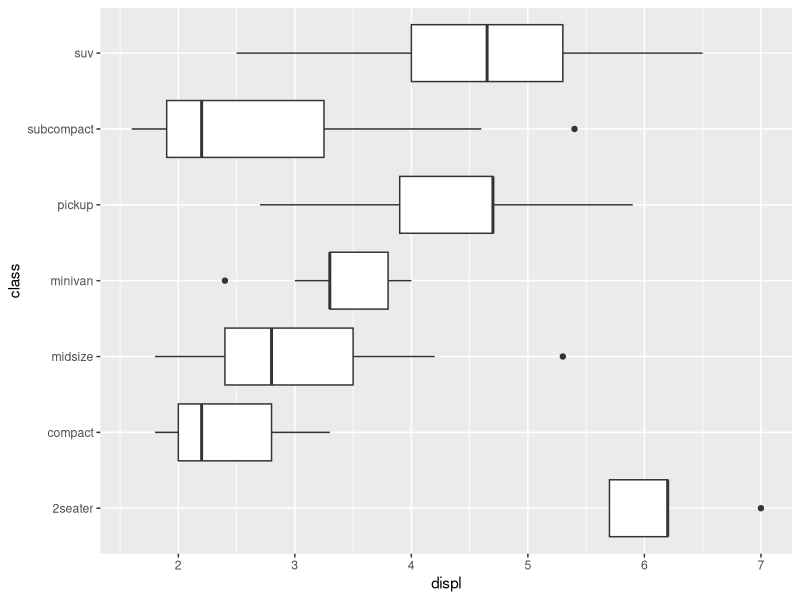
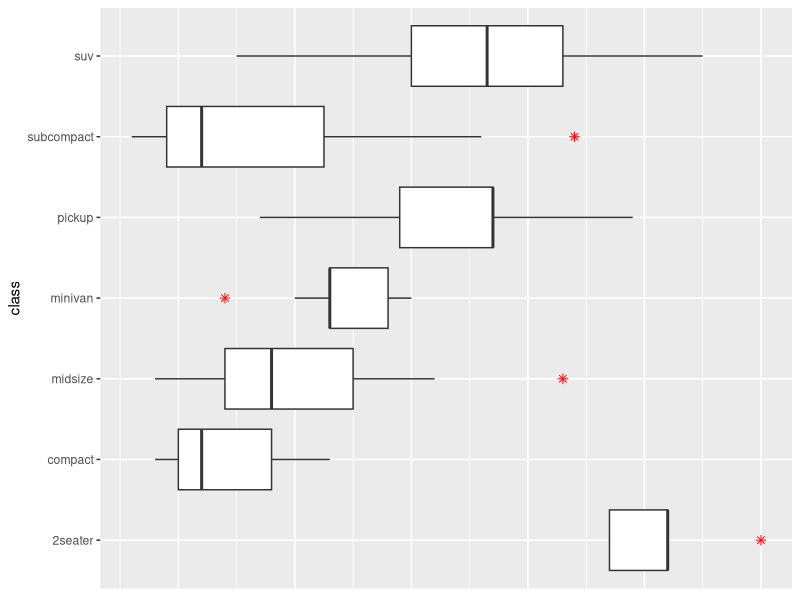
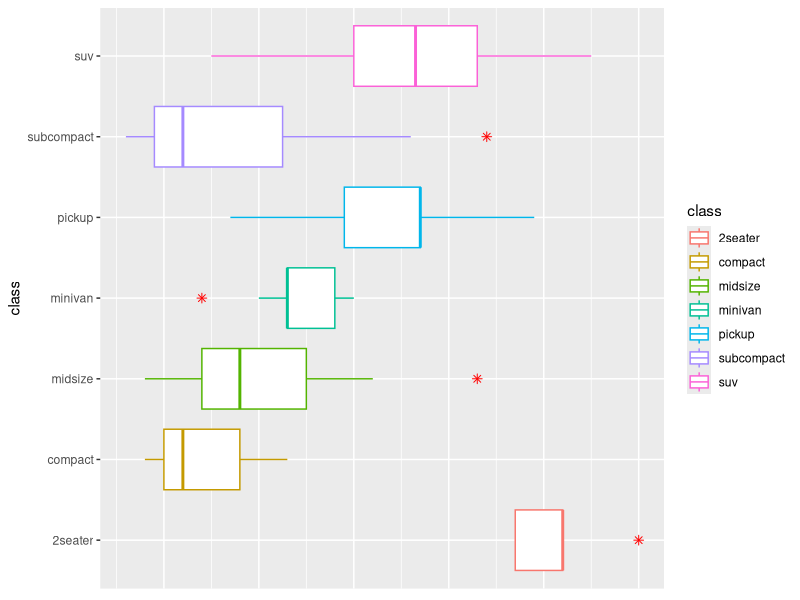
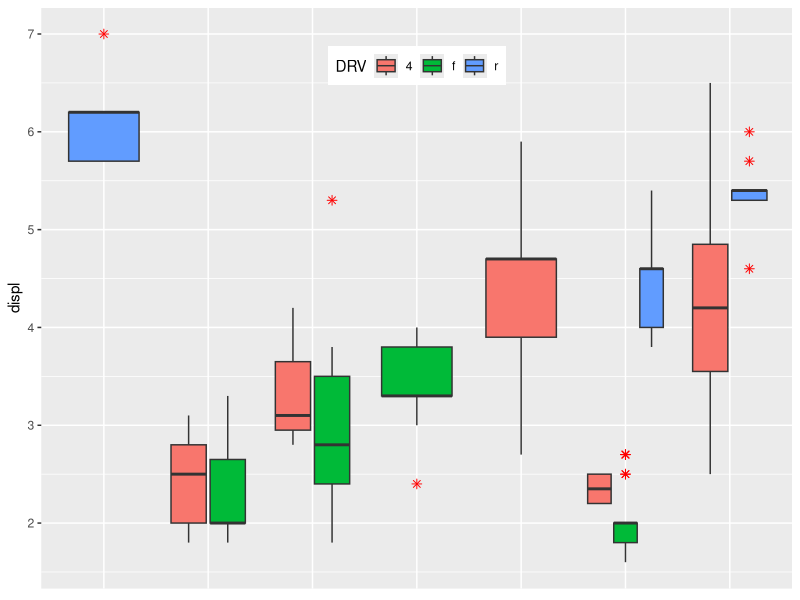

These charts were generated, in order, by the following R code:
# install.packages("ggplot2")
library(ggplot2)
library(tidyverse)

# mpg: Fuel economy data from 1999 to 2008 for 38 popular models of cars

data(mpg)
glimpse(mpg)
View(mpg)
names(mpg)

## Box plot
# Basic box plot
p <- ggplot(mpg, aes(x=class, y=displ)) + geom_boxplot( )+ coord_flip()
p


# Change outlier, color, shape and size
ggplot(mpg, aes(x=class, y=displ)) + 
  geom_boxplot(outlier.colour="red", outlier.shape=8,
               outlier.size=2)+
  coord_flip() +
  theme(axis.title.x=element_blank(),
        axis.text.x=element_blank(),
        axis.ticks.x=element_blank())


###Change box plot colors by groups for one variable
ggplot(mpg, aes(x=class, y=displ,color=class)) + 
  geom_boxplot(outlier.colour="red", outlier.shape=8,
               outlier.size=2)+
  coord_flip() +
  theme(axis.title.x=element_blank(),
        axis.text.x=element_blank(),
        axis.ticks.x=element_blank())



# Box plot with multiple variables
  ggplot(mpg, aes(x=class, y=displ,fill=as.factor(drv))) + 
    geom_boxplot(outlier.colour="red", outlier.shape=8,
                 outlier.size=2)+
    theme(axis.title.x=element_blank(),
          axis.text.x=element_blank(),
          axis.ticks.x=element_blank())+
    labs(fill="DRV")+   # set the legend's title
    theme(legend.position = c(0.5, 0.9),   # Set legend position as numeric vector c(x, y) or "top"
          legend.direction = "horizontal")